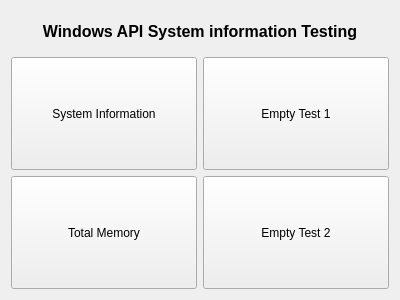
<?xml version="1.0" encoding="UTF-8"?>
<ui version="4.0">
 <class>MiscellaneousWinSystemInfo</class>
 <widget class="MiscellaneousBase" name="MiscellaneousWinSystemInfo">
  <property name="geometry">
   <rect>
    <x>0</x>
    <y>0</y>
    <width>400</width>
    <height>300</height>
   </rect>
  </property>
  <property name="windowTitle">
   <string>MiscellaneousWinSystemInfo</string>
  </property>
  <property name="styleSheet">
   <string notr="true"/>
  </property>
  <layout class="QVBoxLayout" name="verticalLayout">
   <item>
    <widget class="QLabel" name="lbTitle">
     <property name="minimumSize">
      <size>
       <width>0</width>
       <height>40</height>
      </size>
     </property>
     <property name="font">
      <font>
       <pointsize>12</pointsize>
       <weight>75</weight>
       <bold>true</bold>
      </font>
     </property>
     <property name="text">
      <string>Windows API System information Testing</string>
     </property>
     <property name="alignment">
      <set>Qt::AlignCenter</set>
     </property>
    </widget>
   </item>
   <item>
    <layout class="QGridLayout" name="gridLayout">
     <item row="0" column="0">
      <widget class="QPushButton" name="btnSystemInfo">
       <property name="sizePolicy">
        <sizepolicy hsizetype="Expanding" vsizetype="Expanding">
         <horstretch>0</horstretch>
         <verstretch>0</verstretch>
        </sizepolicy>
       </property>
       <property name="text">
        <string>System Information</string>
       </property>
      </widget>
     </item>
     <item row="1" column="1">
      <widget class="QPushButton" name="btnEmptyTest2">
       <property name="sizePolicy">
        <sizepolicy hsizetype="Expanding" vsizetype="Expanding">
         <horstretch>0</horstretch>
         <verstretch>0</verstretch>
        </sizepolicy>
       </property>
       <property name="text">
        <string>Empty Test 2</string>
       </property>
      </widget>
     </item>
     <item row="1" column="0">
      <widget class="QPushButton" name="btnTotalMemory">
       <property name="sizePolicy">
        <sizepolicy hsizetype="Expanding" vsizetype="Expanding">
         <horstretch>0</horstretch>
         <verstretch>0</verstretch>
        </sizepolicy>
       </property>
       <property name="text">
        <string>Total Memory</string>
       </property>
      </widget>
     </item>
     <item row="0" column="1">
      <widget class="QPushButton" name="btnEmptyTest1">
       <property name="sizePolicy">
        <sizepolicy hsizetype="Expanding" vsizetype="Expanding">
         <horstretch>0</horstretch>
         <verstretch>0</verstretch>
        </sizepolicy>
       </property>
       <property name="text">
        <string>Empty Test 1</string>
       </property>
      </widget>
     </item>
    </layout>
   </item>
  </layout>
 </widget>
 <layoutdefault spacing="6" margin="11"/>
 <customwidgets>
  <customwidget>
   <class>MiscellaneousBase</class>
   <extends>QWidget</extends>
   <header>MiscellaneousBase.h</header>
   <container>1</container>
  </customwidget>
 </customwidgets>
 <resources/>
 <connections/>
</ui>
